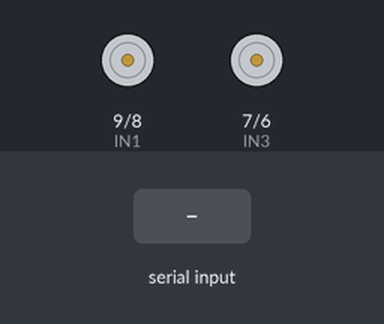
This sketch was run on a simulated Arduino Leonardo, built with avr-gcc and run on an emulated ATmega32U4. On the bench: motor-driver pin pairs drawn as motors (green arrow = first pin HIGH = forward, orange = second pin HIGH = backward, longer = more drive, scaled by the enable pin). The inputs (shaded band) are chosen by the test bench.

Above: at 1.2 s.
1.3 s: "f\n" received over the second serial link
At 2.8 s:
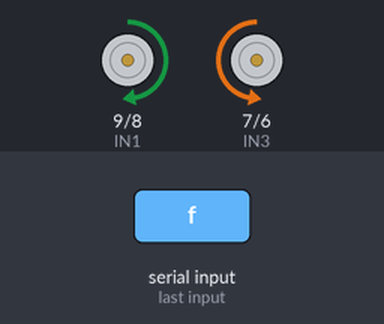
3.1 s: "b\n" received over the second serial link
At 3.6 s:
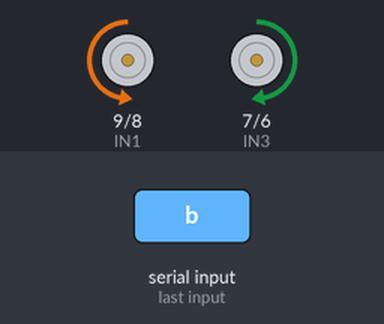
4.6 s: "r\n" received over the second serial link
At 5.8 s:
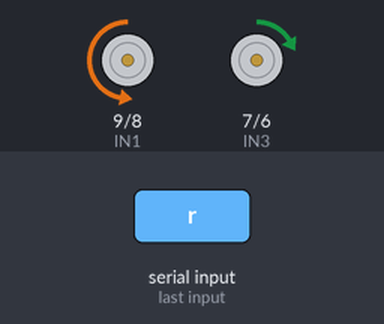
6.1 s: "s\n" received over the second serial link
At 6.9 s:
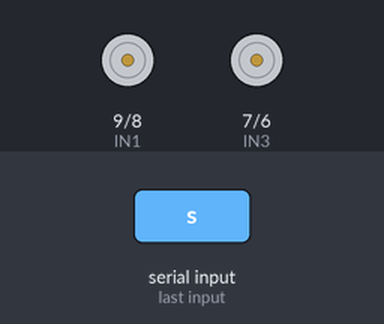
7.6 s: "l\n" received over the second serial link
9.1 s: "c\n" received over the second serial link
Timing chart, 0 to 11.6 s (numbered marks = the images above; inputs shaded):
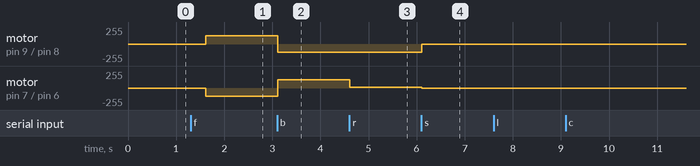

Measured:
- after the input at 1.3 s, motor on pin 9 (IN1) / pin 8 (IN2): stopped → forward 127/255 after 0.32 s; motor on pin 7 (IN3) / pin 6 (IN4): stopped → backward 127/255 after 0.32 s
- after the input at 3.1 s, motor on pin 9 (IN1) / pin 8 (IN2): forward 127/255 → backward 127/255 at once; motor on pin 7 (IN3) / pin 6 (IN4): backward 127/255 → forward 127/255 at once
- after the input at 4.6 s, motor on pin 7 (IN3) / pin 6 (IN4): forward 127/255 → forward 10/255 at once
- after the input at 6.1 s, motor on pin 9 (IN1) / pin 8 (IN2): backward 127/255 → stopped at once; motor on pin 7 (IN3) / pin 6 (IN4): forward 10/255 → stopped at once

The sketch:

BtControlMotor.ino
```cpp
/* This is the source code of Arduino Leonardo. Leonardo is
the cpu of the car.Bluetooth serial module finishes the
communication between the car and the controller, and L298N
module drives the motor. */

#include <SoftwareSerial.h>
//feet for controlling L298N module
int IN1=9;
int IN2=8;
int IN3=7;
int IN4=6;
int ENA=10;
int ENB=5;
//serial port for bluetooth serial module
SoftwareSerial mySerial(11,12);
char val;

//define speed differential for turning actions
int lspeed0=10;
int lspeed1=127;
int rspeed0=10;
int rspeed1=127;

void mainInterface(){
  /* Some explaination of the actions. It will not appear
  in the controller windows, just for debugging. */

  mySerial.println("******** Welcome to bluetooth car control center ********");
  mySerial.println("f - Go foward straight");
  mySerial.println("b - Go back straight");
  mySerial.println("s - Stop");
  mySerial.println("r - Shift to right-turning mode");
  mySerial.println("l - Shift to left-turning mode");
  mySerial.println("c - Shift to straight mode");
  mySerial.println("a - Add speed");
  mySerial.println("d - Decrease speed");
  mySerial.println("***************************************************");
  mySerial.write('\n');
}

void motorAction(int mode) {
  /* Based on different mode, Leonardo send control words to
  L298N */

  switch(mode) {
    case 1: {
      digitalWrite(IN1, HIGH);
      digitalWrite(IN2, LOW);
      digitalWrite(IN3, LOW);
      digitalWrite(IN4, HIGH);
      break;
    }
    case 0: {
      digitalWrite(IN1, LOW);
      digitalWrite(IN2, LOW);
      digitalWrite(IN3, LOW);
      digitalWrite(IN4, LOW);
      break;
    }
    case -1: {
      digitalWrite(IN1, LOW);
      digitalWrite(IN2, HIGH);
      digitalWrite(IN3, HIGH);
      digitalWrite(IN4, LOW);
      break;
    }
    case 2: {
      analogWrite(ENB, rspeed0);
      analogWrite(ENA, lspeed1);
      break;
    }
    case 3: {
      analogWrite(ENA, lspeed0);
      analogWrite(ENB, rspeed1);
      break;
    }
    case 4: {
      analogWrite(ENA, lspeed1);
      analogWrite(ENB, rspeed1);
      break;
    }
    case 5: {
      rspeed1=255;
      lspeed1=255;
      break;
    }
    case 6: {
      lspeed1=127;
      rspeed1=127;
      break;
    }
  }
}

void controlCenter() {
  /* Main control function. Once it is called, it reads the value
  from bluetooth module, then calls motorAction() for different
  situation. */

  val=mySerial.read();
  if(val=='a') {
    mySerial.write("add ");
    motorAction(5);
  }
  else if(val=='d') {
    mySerial.write("down ");
    motorAction(6);
  }
  if(val=='f') {
    mySerial.write("foward ");
    motorAction(1);
  }
  else if(val=='b') {
    mySerial.write("backward ");
    motorAction(-1);
  }
  else if(val=='s') {
    mySerial.write("stop ");
    motorAction(0);
  }
  else if(val=='r') {
    mySerial.write("right ");
    motorAction(2);
  }
  else if(val=='l') {
    mySerial.write("left ");
    motorAction(3);
  }
  else if(val=='c') {
    mySerial.write("center ");
    motorAction(4);
  }
}

void setup() {
  //set up the pins
  mySerial.begin(9600);
  pinMode(IN1, OUTPUT);
  pinMode(IN2, OUTPUT);
  pinMode(IN3, OUTPUT);
  pinMode(IN4, OUTPUT);
  analogWrite(ENA, lspeed1);
  analogWrite(ENB, rspeed1);
}

void loop() {
  //main loop
  if(mySerial.available()>0) {
    mainInterface();
    while(1) controlCenter();
  }
}
```
